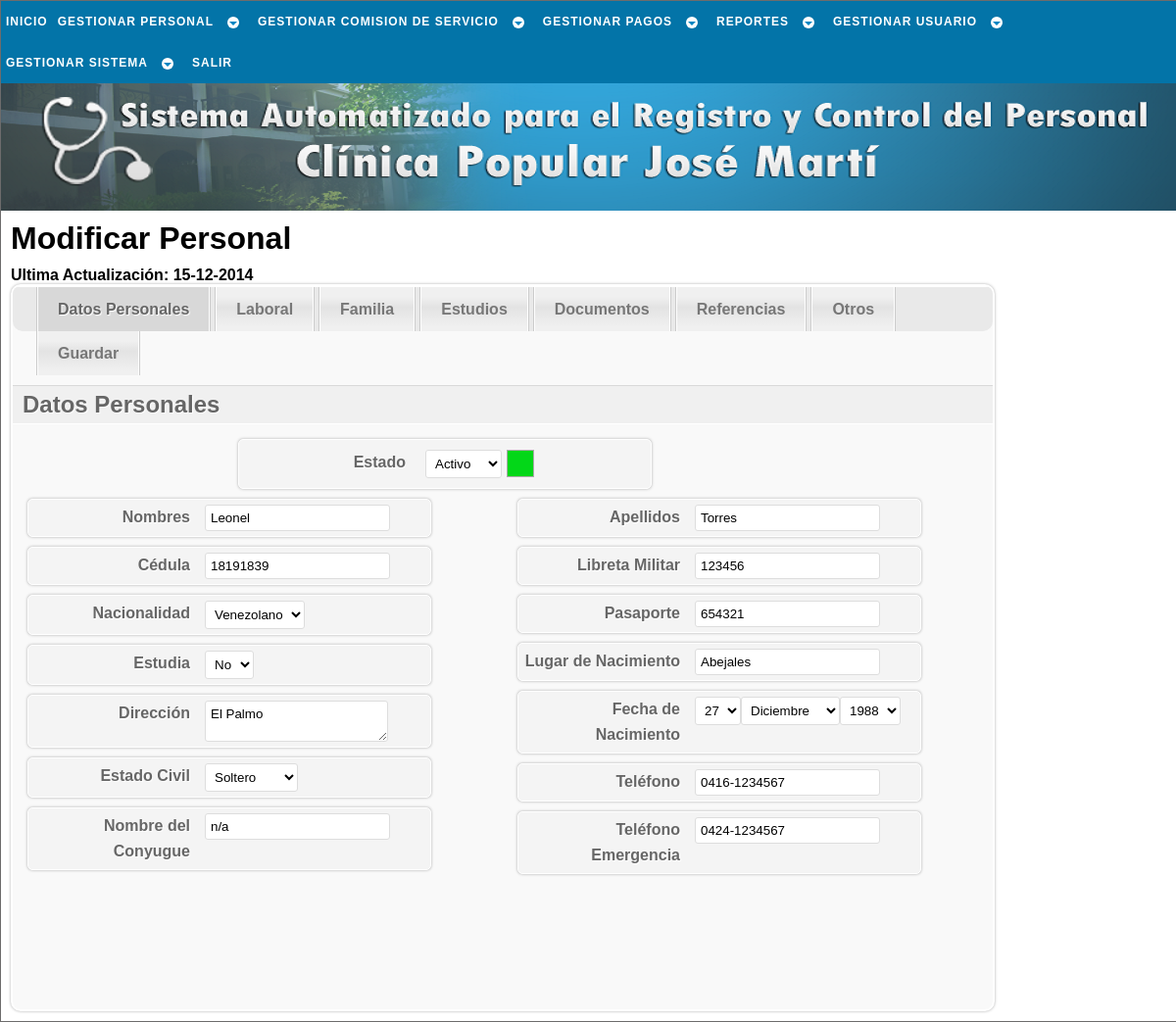
The page /php/trabajador/modf_trabj_a.php?c=18191839 (signed in) on the database as committed earlier.
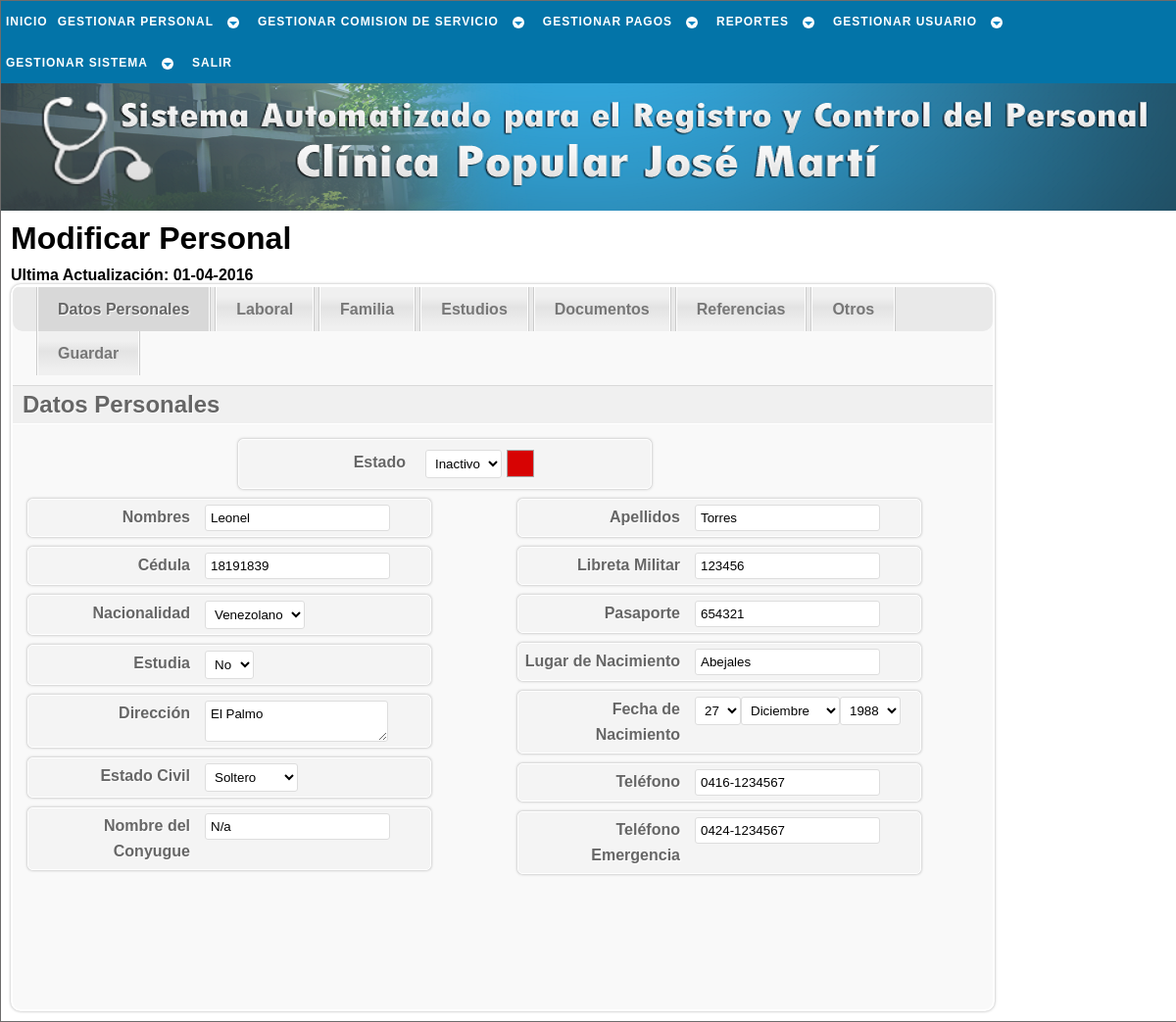
The same page on the database as committed later.
### tables this page shows
CREATE TABLE `trabajador` (
  `cedula` int(12) NOT NULL,
  `nombre` varchar(30) NOT NULL,
  `apellido` varchar(30) NOT NULL,
  `ciudadania` varchar(15) NOT NULL,
  `pasaporte` varchar(30) NOT NULL,
  `libreta_militr` varchar(30) NOT NULL,
  `fe_nac` date NOT NULL,
  `lug_nac` varchar(30) NOT NULL,
  `est_civil` varchar(15) NOT NULL,
  `nconyugue` varchar(50) NOT NULL,
  `estudia` int(1) NOT NULL,
  `direccion` varchar(50) NOT NULL,
  `telefono` varchar(12) NOT NULL,
  `telefono_em` varchar(12) NOT NULL,
  `estado` tinyint(1) NOT NULL,
  `actualizado` date NOT NULL,
  PRIMARY KEY (`cedula`)
);

CREATE TABLE `uniforme` (
  `cedula` int(12) NOT NULL,
  `camisa` varchar(2) NOT NULL,
  `pantalon` int(2) NOT NULL,
  `calzado` int(2) NOT NULL,
  PRIMARY KEY (`cedula`),
  CONSTRAINT `uniforme_ibfk_1` FOREIGN KEY (`cedula`) REFERENCES `trabajador` (`cedula`) ON UPDATE CASCADE
);

### php/_sql/conslt_trabj_sql.php (called while the page is built, shortened)
<?php
	function conslt_completa_trb($cnx_bd){
		$cedula = $_GET['c'];
		$sql = "SELECT *
				  FROM trabajador
				  JOIN laboral ON laboral.cedula = trabajador.cedula
				  JOIN estudios ON estudios.cedula = trabajador.cedula
				  JOIN documentos ON documentos.cedula = trabajador.cedula
				  JOIN uniforme ON uniforme.cedula = trabajador.cedula
				  WHERE trabajador.cedula = '$cedula'";
		$resultado = $cnx_bd->query($sql);
		return $resultado;
	}
	function conslt_referencia($cnx_bd){
		$cedula = $_GET['c'];
		$sql = "SELECT * FROM referencia_personal WHERE cedula = '$cedula'";
		$resultado = $cnx_bd->query($sql);
		return $resultado;
	}
?>

### php/trabajador/modf_trabj_a.php (the view, shortened to what the changed rows need)
<!DOCTYPE html PUBLIC "-//W3C//DTD XHTML 1.1//EN" "http://www.w3.org/TR/xhtml11/DTD/xhtml11.dtd" />
<html xmlns="http://www.w3.org/1999/xhtml" xml:lang="es" lang="es" dir="ltr">
	<head>
		<link rel="stylesheet" href="../../css/estilo.css" type="text/css" media="screen" />
					<?php
						$cnx_bd = conexion();
						include('../_sql/conslt_trabj_sql.php');
					?>
    </head>
	<body>
		<div id="cuerpo">
			<div id="pagina">
				<?php
					$resultado = conslt_completa_trb($cnx_bd);
					$referencia = conslt_referencia($cnx_bd);
					$fila = $resultado->fetch_object();
					list($a,$m,$d) = explode("-",$fila->actualizado);
				?>
				<div id="content">
					<h1>Modificar Personal</h1>
					<h4>Ultima Actualización: <?php echo $d.'-'.$m.'-'.$a; ?></h4>
					<div id="wrapper">
						<div id="navigation">
						</div>
						<div id="steps">
							<form id="formElem" name="formElem" action="modf_trabj_b.php" method="post">
								<fieldset class="step">
									<p>
		                                <label class='rotulo' for="Estado">Estado</label>
										<select name="estado" id='estado' required>
											<option value="1" <?php if($fila->estado == 1) echo 'selected="selected"'; ?>>Activo</option>
											<option value="0" <?php if($fila->estado == 0) echo 'selected="selected"'; ?>>Inactivo</option>
										</select>
										<?php
											if($fila->estado == 1) $sty = 'activo';
											else $sty = 'inactivo';
										?>
											<span id="color" class="<?php echo $sty; ?>">&nbsp;&nbsp;&nbsp;&nbsp;</span>
		                            </p>
									<div class='derecha'>
										<div class='campo'>
											<label for="nombre" class='rotulo' title="Por favor ingrese el nombre completo del trabajador">Nombres</label>
											<input type="text" name="nombre" value="<?php echo $fila->nombre; ?>" id="nombre" title="Por favor ingrese el nombre completo del trabajador" required />
										</div>
										<div class='campo'>
											<label for="cedula" class='rotulo' title="Por favor ingrese la cédula de identidad del trabajador">Cédula</label>
											<input type="text" name="cedula" value="<?php echo $fila->cedula; ?>" id="cedula" title="Por favor ingrese la cédula de identidad del trabajador" required />
										</div>
										<div class='campo'>
											<label class='rotulo' title="Por favor ingrese la nacionalidad del trabajador">Nacionalidad</label>
											<select name="nacionalidad" title="Por favor ingrese la nacionalidad del trabajador" required>
												<option value="Venezolano" <?php if($fila->ciudadania == 'Venezolano') echo 'selected="selected"'; ?>>Venezolano</option>
											</select>
										</div>
										<div class='campo'>
											<label class='rotulo' title="Por favor indique si el trabajador estudia">Estudia</label>
											<select name="estudia_t" title="Por favor indique si el trabajador estudia" required>
												<option value="0" <?php if($fila->estudia == '0') echo 'selected="selected"'; ?>>No</option>
											</select>
										</div>
										<div class='campo'>
											<label for="direccion" class='rotulo' title="Por favor ingrese la dirección de habitación del tabajador">Dirección</label>
											<textarea name="direccion" id="direccion" title="Por favor ingrese la dirección de habitación del tabajador" required><?php echo $fila->direccion; ?></textarea>
										</div>
										<div class='campo'>
											<label class='rotulo' title="Por favor elija el estado civil del tabajador">Estado Civil</label>
											<select name="est_civil" title="Por favor elija el estado civil del tabajador" required>
												<option value="Soltero" <?php if($fila->est_civil == 'Soltero') echo 'selected="selected"'; ?>>Soltero</option>
											</select>
										</div>
										<div class='campo'>
											<label for="nconyugue" class='rotulo' title="Por favor ingrese el nombre del conyugue">Nombre del Conyugue</label>
											<input type="text" name="nconyugue" value="<?php echo $fila->nconyugue; ?>" id="nconyugue" title="Por favor ingrese el nombre del conyugue" />
										</div>
									</div>
									<div class='izquierda'>
										<div class='campo'>
											<label for="apellido" class='rotulo' title="Por favor ingrese los apellidos del trabajador">Apellidos</label>
											<input type="text" name="apellido" value="<?php echo $fila->apellido; ?>" id="apellido" title="Por favor ingrese los apellidos del trabajador" required />
										</div>
										<div class='campo'>
											<label for="libreta_militr" class='rotulo' title="Por favor ingrese el número de la libreta militar">Libreta Militar</label>
											<input type="text" name="libreta_militr" value="<?php echo $fila->libreta_militr; ?>" id="libreta_militr" title="Por favor ingrese el número de la libreta militar" required />
										</div>
										<div class='campo'>
											<label for="pasaporte" class='rotulo' title="Por favor ingrese los datos del pasaporte">Pasaporte</label>
											<input type="text" name="pasaporte" value="<?php echo $fila->pasaporte; ?>" id="pasaporte" title="Por favor ingrese el número de pasaporte" required />
										</div>
										<div class='campo'>
											<label for="lug_nac" class='rotulo' title="Por favor ingrese el lugar de nacimiento del trabajador">Lugar de Nacimiento</label>
											<input type="text" name="lug_nac" value="<?php echo $fila->lug_nac; ?>" id="lug_nac" title="Por favor ingrese el lugar de nacimiento del trabajador" required />
										</div>
										<div class='campo'>
											<label for="telefono" class='rotulo' title="Por favor ingrese el número telefónico del trabajador con formato 0000-0000000">Teléfono</label>
											<input name="telefono" value="<?php echo $fila->telefono; ?>" type="text" id="telefono" class="tlf_formato" title="Por favor ingrese el número telefónico del trabajador con formato 0000-0000000" size="20" maxlength="12"  required />
										</div>
										<div class='campo'>
											<label for="telefono_em" class='rotulo' title="Por favor ingrese un número telefónico para caso de emergencia, con formato 0000-0000000">Teléfono Emergencia</label>
											<input name="telefono_em" value="<?php echo $fila->telefono_em; ?>" type="text" id="telefono_em" class="tlf_formato" title="Por favor ingrese un número telefónico para caso de emergencia, con formato 0000-0000000" size="20" maxlength="12"  required />
										</div>
									</div>
								</fieldset>
							</form>
						</div>
					</div>
				</div>
			</div>
		</div>
	</body>
</html>

Rows that differ between the two databases and show on the page:
changed trabajador "Leonel": estado "Activo" → "Inactivo"; nconyugue "n/a" → "N/a"
Other text that changed with them:
$d: "15" → "01"
$m: "12" → "04"
$a: "2014" → "2016"
